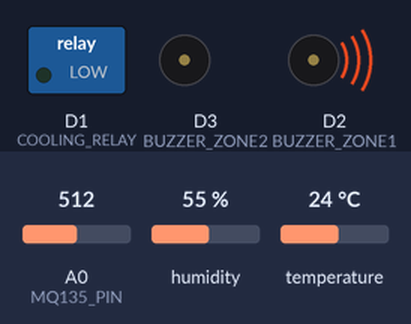
The sketch below on a simulated ESP8266 (NodeMCU). On the bench: switched loads named in the sketch (green lamp = pin HIGH), buzzer (waves = sounding, pin HIGH). The test bench sets the inputs (shaded band); at power-on: temperature 24 °C, A0 (MQ135_PIN) = 512, humidity 55 %. WiFi joins after 1.5 s; servers stay silent unless stated; no MQTT or app messages arrive unless stated.

Above: at 2.7 s.
2.8 s: temperature set to 28 °C
5.5 s: temperature set to 31 °C
At 6.3 s:
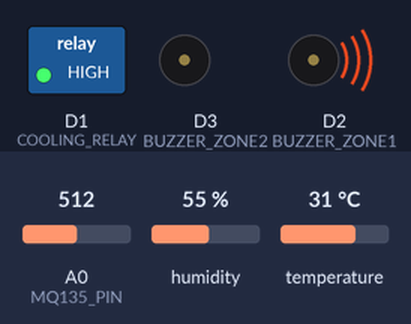
8.2 s: A0 (MQ135_PIN) set to 412
10.9 s: A0 (MQ135_PIN) set to 387
At 12.4 s:
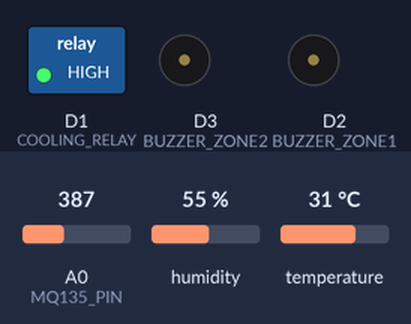
13.6 s: A0 (MQ135_PIN) set to 410
At 14.8 s:
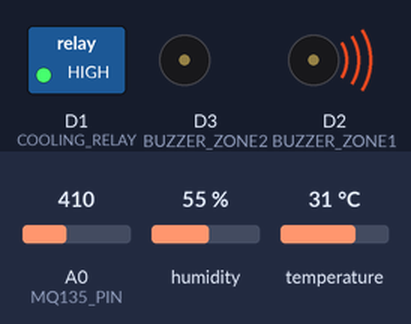
16.3 s: A0 (MQ135_PIN) set to 390
At 18.4 s:
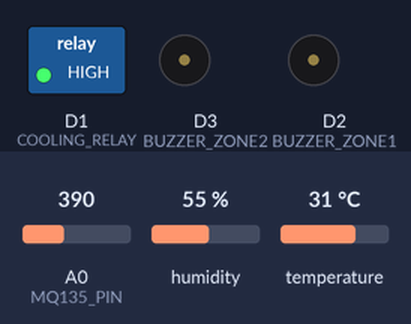
Timing chart, 0 to 19.9 s (numbered marks = the images above; inputs shaded):
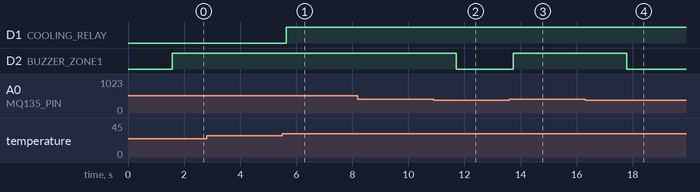

Measured:
- the behaviour switches between 29 and 30 °C on temperature (found by bisection; images 0 and 1)
- the behaviour switches between 401 and 400 on A0 (MQ135_PIN) (found by bisection; images 1 and 2)
- after the input at 2.8 s, every drawn part: stays the same
- after the input at 5.5 s, D1 (COOLING_RELAY): LOW → HIGH after 0.14 s
- after the input at 8.2 s, every drawn part: stays the same
- after the input at 10.9 s, D2 (BUZZER_ZONE1): HIGH → LOW after 0.81 s
- after the input at 13.6 s, D2 (BUZZER_ZONE1): LOW → HIGH after 0.13 s
- after the input at 16.3 s, D2 (BUZZER_ZONE1): HIGH → LOW after 1.5 s

The sketch:

ESP8266_Code_for_Monitoring.ino
```cpp
#include <ESP8266WiFi.h>
#include <PubSubClient.h>
#include <DHT.h>

// WiFi credentials
const char* ssid = "YOUR_SSID";
const char* password = "YOUR_PASSWORD";

// MQTT Broker
const char* mqtt_server = "YOUR_MQTT_BROKER_IP"; // e.g. 192.168.1.100
const char* tempTopic = "industry/temperature";
const char* gasTopic = "industry/gas";

// Pins
#define DHTPIN D4
#define DHTTYPE DHT11
#define MQ135_PIN A0
#define COOLING_RELAY D1
#define BUZZER_ZONE1 D2
#define BUZZER_ZONE2 D3

// Thresholds
const float TEMP_HIGH = 30.0;   // Cooling turns ON
const float TEMP_NORMAL = 28.0; // Cooling turns OFF
const int GAS_THRESHOLD = 400;  // Arbitrary analog value – tune as needed

// Objects
WiFiClient espClient;
PubSubClient client(espClient);
DHT dht(DHTPIN, DHTTYPE);

// Variables
bool coolingOn = false;

void setup_wifi() {
  delay(10);
  WiFi.begin(ssid, password);
  while (WiFi.status() != WL_CONNECTED) {
    delay(500);
  }
}

void reconnect() {
  while (!client.connected()) {
    if (client.connect("ESP8266Client")) {
      // No subscription needed here; only publishing
    } else {
      delay(1000);
    }
  }
}

void setup() {
  Serial.begin(115200);
  pinMode(COOLING_RELAY, OUTPUT);
  pinMode(BUZZER_ZONE1, OUTPUT);
  pinMode(BUZZER_ZONE2, OUTPUT);

  digitalWrite(COOLING_RELAY, LOW);
  digitalWrite(BUZZER_ZONE1, LOW);
  digitalWrite(BUZZER_ZONE2, LOW);

  dht.begin();
  setup_wifi();
  client.setServer(mqtt_server, 1883);
}

void loop() {
  if (!client.connected()) {
    reconnect();
  }
  client.loop();

  float temp = dht.readTemperature();
  int gasValue = analogRead(MQ135_PIN);

  // --- MQTT Publish ---
  char tempStr[8];
  dtostrf(temp, 6, 2, tempStr);
  client.publish(tempTopic, tempStr);

  char gasStr[8];
  itoa(gasValue, gasStr, 10);
  client.publish(gasTopic, gasStr);

  // --- Cooling Control ---
  if (temp >= TEMP_HIGH && !coolingOn) {
    digitalWrite(COOLING_RELAY, HIGH);
    coolingOn = true;
  } else if (temp <= TEMP_NORMAL && coolingOn) {
    digitalWrite(COOLING_RELAY, LOW);
    coolingOn = false;
  }

  // --- Gas Leakage Detection ---
  if (gasValue > GAS_THRESHOLD) {
    // Trigger buzzers based on zones (you can customize this logic)
    digitalWrite(BUZZER_ZONE1, HIGH);
    digitalWrite(BUZZER_ZONE2, LOW); // Assume zone1 is leaking here
  } else {
    digitalWrite(BUZZER_ZONE1, LOW);
    digitalWrite(BUZZER_ZONE2, LOW);
  }

  delay(2000); // Avoid flooding MQTT broker
}
```
